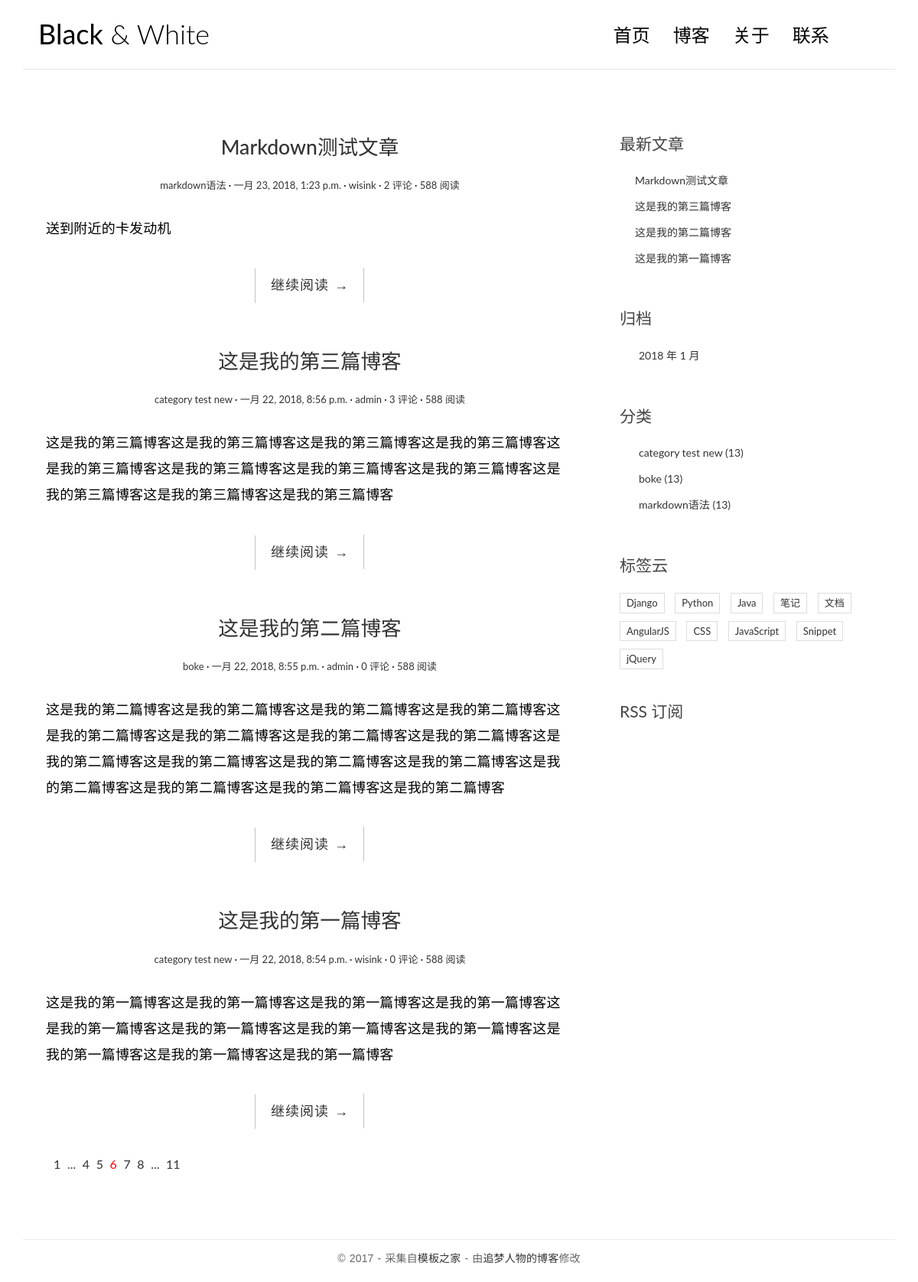
The page / on the database its author committed.
### blog/models.py (models this page shows, shortened)
@python_2_unicode_compatible
class Post(models.Model):
    title = models.CharField(max_length = 70)
    body = models.TextField()
    created_time = models.DateTimeField()
    modified_time = models.DateTimeField()
    excerpt = models.CharField(max_length = 200, blank = True)
    category = models.ForeignKey(Category, on_delete=models.CASCADE)
    tags = models.ManyToManyField(Tag, blank = True)
    author = models.ForeignKey(User, on_delete=models.CASCADE)
    def get_absolute_url(self):
        return reverse('blog:post_detail', kwargs = {'pk': self.pk})
    class Meta:
    	ordering = ['-created_time', 'title']

@python_2_unicode_compatible
class Category(models.Model):
    name = models.CharField(max_length = 100)
    def __str__(self):
        return self.name

### blog/views.py (the view)
# urls.py: url(r'^$', views.index, name = 'index'),
def index(request):
    post_list = Post.objects.all()
    return render(request, 'blog/index.html', context = {
        'post_list': post_list
        })

### blog/templatetags/blog_tags.py (called while the page is built)
@register.simple_tag
def get_recent_posts(num = 5):
    return Post.objects.all().order_by('-created_time')[:num]

@register.simple_tag
def archives():
    return Post.objects.dates('created_time', 'month', order = 'DESC')

@register.simple_tag
def get_categories():
    return Category.objects.all()

### templates/blog/index.html
{% extends 'base.html' %}
    {% block main %}
        {% for post in post_list %}
            <article class="post post-{{ post.pk }}">
                <header class="entry-header">
                    <h1 class="entry-title">
                        <a href="{{ post.get_absolute_url }}">{{ post.title }}</a>
                    </h1>
                    <div class="entry-meta">
                        <span class="post-category"><a href="{% url 'blog:category' post.category.pk %}">{{ post.category }}</a></span>
                        <span class="post-date"><a href="{% url 'blog:archives' post.created_time.year post.created_time.month %}"><time class="entry-date"
                                                                      datetime="2012-11-09T23:15:57+00:00">{{ post.created_time }}</time></a></span>
                        <span class="post-author"><a href="{% url 'blog:author' post.author %}">{{ post.author }}</a></span>
                        <span class="comments-link"><a href="{% url 'comments:post_comment' post.pk %}#comment_list">{{ post.comment_set.count }} 评论</a></span>
                        <span class="views-count"><a href="#">588 阅读</a></span>
                    </div>
                </header>
                <div class="entry-content clearfix">
                    <p>{{ post.excerpt }}</p>
                    <div class="read-more cl-effect-14">
                        <a href="{{ post.get_absolute_url }}" class="more-link">继续阅读 <span class="meta-nav">→</span></a>
                    </div>
                </div>
            </article>
        {% empty %}
            <div class="no-post">暂时还没有发布的文章！</div>
        {% endfor %}
        <div class="pagination">
            <ul>
                <li><a href="">1</a></li>
                <li><a href="">...</a></li>
                <li><a href="">4</a></li>
                <li><a href="">5</a></li>
                <li class="current"><a href="">6</a></li>
                <li><a href="">7</a></li>
                <li><a href="">8</a></li>
                <li><a href="">...</a></li>
                <li><a href="">11</a></li>
            </ul>
        </div>
    {% endblock main %}

### templates/base.html (shortened to what this page needs)
{% load staticfiles %}
{% load blog_tags %}
<!DOCTYPE html>
<html>
<head>
    <link rel="stylesheet" href="{% static 'blog/css/bootstrap.min.css' %}">
    <link rel="stylesheet" href="http://code.ionicframework.com/ionicons/2.0.1/css/ionicons.min.css">
    <link rel="stylesheet" href="{% static 'blog/css/pace.css' %}">
    <link rel="stylesheet" href="{% static 'blog/css/custom.css' %}">
    <link rel="stylesheet" href="{% static 'blog/css/highlights/github.css' %}">
</head>
<body>
<div class="container">
    <header id="site-header">
        <div class="row">
            <div class="col-md-4 col-sm-5 col-xs-8">
                <div class="logo">
                    <h1><a href="{% url 'blog:index' %}"><b>Black</b> &amp; White</a></h1>
                </div>
            </div>
            <div class="col-md-8 col-sm-7 col-xs-4">
                <nav class="main-nav" role="navigation">
                    <div class="collapse navbar-collapse" id="bs-example-navbar-collapse-1">
                        <ul class="nav navbar-nav navbar-right">
                            <li class="cl-effect-11"><a href="{% url 'blog:index' %}" data-hover="首页">首页</a></li>
                            <li class="cl-effect-11"><a href="{% url 'blog:index' %}" data-hover="博客">博客</a></li>
                            <li class="cl-effect-11"><a href="{% url 'blog:index' %}" data-hover="关于">关于</a></li>
                            <li class="cl-effect-11"><a href="{% url 'blog:index' %}" data-hover="联系">联系</a></li>
                        </ul>
                    </div>
                </nav>
            </div>
        </div>
    </header>
</div>
<div class="content-body">
    <div class="container">
        <div class="row">
            <main class="col-md-8">
                {% block main %}
                {% endblock main %}
            </main>
            <aside class="col-md-4">
                <div class="widget widget-recent-posts">
                    <h3 class="widget-title">最新文章</h3>
                    {% get_recent_posts as recent_post_list %}
                    <ul>
                        {% for post in recent_post_list %}
                        <li>
                            <a href="{{ post.get_absolute_url }}">{{ post.title }}</a>
                        </li>
                        {% empty %}
                        暂无文章！
                        {% endfor %}
                    </ul>
                </div>
                <div class="widget widget-archives">
                    <h3 class="widget-title">归档</h3>
                    {% archives as date_list %}
                    <ul>
                        {%for date in date_list %}
                        <li>
                            <a href="{% url 'blog:archives' date.year date.month %}">{{ date.year }} 年 {{ date.month }} 月</a>
                        </li>
                        {% empty %}
                        暂无归档！
                        {% endfor %}
                    </ul>
                </div>
                <div class="widget widget-category">
                    <h3 class="widget-title">分类</h3>
                    {% get_categories as category_list %}
                    <ul>
                        {% for category in category_list %}
                        <li>
                            <a href="{% url 'blog:category' category.pk %}">{{ category.name }} <span class="post-count">(13)</span></a>
                        </li>
                        {% empty %}
                        暂无分类！
                        {% endfor %}
                    </ul>
                </div>
                <div class="widget widget-tag-cloud">
                    <h3 class="widget-title">标签云</h3>
                    <ul>
                        <li>
                            <a href="#">Django</a>
                        </li>
                        <li>
                            <a href="#">Python</a>
                        </li>
                        <li>
                            <a href="#">Java</a>
                        </li>
                        <li>
                            <a href="#">笔记</a>
                        </li>
                        <li>
                            <a href="#">文档</a>
                        </li>
                        <li>
                            <a href="#">AngularJS</a>
                        </li>
                        <li>
                            <a href="#">CSS</a>
                        </li>
                        <li>
                            <a href="#">JavaScript</a>
                        </li>
                        <li>
                            <a href="#">Snippet</a>
                        </li>
                        <li>
                            <a href="#">jQuery</a>
                        </li>
                    </ul>
                </div>
                <div class="rss">
                    <a href=""> RSS 订阅</a>
                </div>
            </aside>
        </div>
    </div>
</div>
<footer id="site-footer">
    <div class="container">
        <div class="row">
            <div class="col-md-12">
                <p class="copyright">&copy 2017 - 采集自<a href="http://www.cssmoban.com/"
                                                        target="_blank" title="模板之家">模板之家</a>
                    - 由<a href="http://zmrenwu.com/" title="网页模板" target="_blank">追梦人物的博客</a>修改
                </p>
            </div>
        </div>
    </div>
</footer>
</body>
</html>

### blog/static/blog/css/custom.css (style rules this page uses)
* { outline: none; }
h1, h2, h3, h4, h5, h6 { margin-top: 0; }
b { font-weight: 400; }
a { color: #333; }
body { color: #444; font-family: 'Lato', sans-serif; }
p { font-family: 'Ubuntu', sans-serif; font-weight: 400; word-spacing: 1px; letter-spacing: 0.01em; }
#site-header { background-color: #FFF; padding: 25px 20px; margin-bottom: 40px; border-bottom: 1px solid #e7e7e7; }
.logo h1 a { color: #000; }
.logo h1 { margin: 0; font-family: 'Lato', sans-serif; font-weight: 300; }
.main-nav { margin-top: 11px; max-width: 95%; }
.main-nav a { color: #000000 !important; padding: 0 0 5px 0 !important; margin-right: 30px; font-family: 'Lato', sans-serif; font-weight: 300; font-size: 24px; }
.cl-effect-11 a { padding: 10px 0; color: #0972b4; text-shadow: none; }
.cl-effect-11 a::before { position: absolute; top: 0; left: 0; overflow: hidden; padding: 0 0 5px 0 !important; max-width: 0; border-bottom: 1px solid #000; color: #000; content: attr(data-hover); white-space: nowrap; -webkit-transition: max-width 0.5s; -moz-transition: max-width 0.5s; transition: max-width 0.5s; }
.content-body { padding-bottom: 4em; }
.post { background: #fff; padding: 30px 30px 0; }
.entry-title { text-align: center; font-size: 1.9em; margin-bottom: 20px; line-height: 1.6; padding: 10px 20px 0; }
.entry-meta { text-align: center; color: #DDDDDD; font-size: 13px; margin-bottom: 30px; }
.entry-content { font-size: 18px; line-height: 1.9; font-weight: 300; color: #000; }
.post-category::after, .post-date::after, .post-author::after, .comments-link::after { content: ' ·'; color: #000; }
.read-more { font-family: 'Ubuntu', sans-serif; font-weight: 400; word-spacing: 1px; letter-spacing: 0.01em; text-align: center; margin-top: 20px; }
.cl-effect-14 a { padding: 0 20px; height: 45px; line-height: 45px; position: relative; display: inline-block; margin: 15px 25px; letter-spacing: 1px; font-weight: 400; text-shadow: 0 0 1px rgba(255, 255, 255, 0.3); }
.cl-effect-14 a::before, .cl-effect-14 a::after { position: absolute; width: 45px; height: 1px; background: #C3C3C3; content: ''; -webkit-transition: all 0.3s; -moz-transition: all 0.3s; transition: all 0.3s; pointer-events: none; }
.cl-effect-14 a::before { top: 0; left: 0; -webkit-transform: rotate(90deg); -moz-transform: rotate(90deg); transform: rotate(90deg); -webkit-transform-origin: 0 0; -moz-transform-origin: 0 0; transform-origin: 0 0; }
.cl-effect-14 a::after { right: 0; bottom: 0; -webkit-transform: rotate(90deg); -moz-transform: rotate(90deg); transform: rotate(90deg); -webkit-transform-origin: 100% 0; -moz-transform-origin: 100% 0; transform-origin: 100% 0; }
.widget { background: #fff; padding: 30px 0 0; }
.widget-title { font-size: 1.5em; margin-bottom: 20px; line-height: 1.6; padding: 10px 0 0; font-weight: 400; }
.widget-recent-posts ul { padding: 0; margin: 0; padding-left: 20px; }
.widget-recent-posts ul li { list-style-type: none; position: relative; line-height: 170%; margin-bottom: 10px; }
.widget-recent-posts ul li::before { content: '\f3d3'; font-family: "Ionicons"; position: absolute; left: -17px; top: 3px; font-size: 16px; color: #000; }
.widget-archives ul { padding: 0; margin: 0; padding-left: 25px; }
.widget-archives ul li { list-style-type: none; position: relative; line-height: 170%; margin-bottom: 10px; }
.widget-archives ul li::before { content: '\f3f3'; font-family: "Ionicons"; position: absolute; left: -25px; top: 1px; font-size: 16px; color: #000; }
.widget-category ul { padding: 0; margin: 0; padding-left: 25px; }
.widget-category ul li { list-style-type: none; position: relative; line-height: 170%; margin-bottom: 10px; }
.widget-category ul li::before { content: '\f3fe'; font-family: "Ionicons"; position: absolute; left: -25px; top: 1px; font-size: 18px; color: #000; }
.widget-tag-cloud ul { padding: 0; margin: 0; margin-right: -10px; }
.widget-tag-cloud ul li { list-style-type: none; font-size: 13px; display: inline-block; margin-right: 10px; margin-bottom: 10px; padding: 3px 8px; border: 1px solid #ddd; }
.rss { font-size: 21px; margin-top: 30px; }
.rss a { color: #444; }
#site-footer { padding-top: 10px; padding: 0 0 1.5em 0; }
.copyright { text-align: center; padding-top: 1em; margin: 0; border-top: 1px solid #eee; color: #666; }
.pagination ul { list-style: none; }
.pagination ul li { display: inline-block; font-size: 16px; margin-right: 5px; }
.current a { color: red; }

### rows shown on the page
Post: title "Markdown测试文章", category "markdown语法", created_time "一月 23, 2018, 1:23 p.m.", author "wisink", comment_set.count "2", excerpt "送到附近的卡发动机"
Post: title "这是我的第三篇博客", category "category test new", created_time "一月 22, 2018, 8:56 p.m.", author "admin", comment_set.count "3", excerpt "这是我的第三篇博客这是我的第三篇博客这是我的第三篇博客这是我的第三篇博客这是我的第三篇博客这是我的第三篇博客这是我的第三篇博客这是我的第三篇博客这是我的第三篇博客这是我的第三篇博客这是我的第三篇博客"
Post: title "这是我的第二篇博客", category "boke", created_time "一月 22, 2018, 8:55 p.m.", author "admin", comment_set.count "0", excerpt "这是我的第二篇博客这是我的第二篇博客这是我的第二篇博客这是我的第二篇博客这是我的第二篇博客这是我的第二篇博客这是我的第二篇博客这是我的第二篇博客这是我的第二篇博客这是我的第二篇博客这是我的第二篇博客这是我的第二篇博客这是我的第二篇博客这是我的第二篇博客这是我的第二篇博客这是我的第二篇博客"
Post: title "这是我的第一篇博客", category "category test new", created_time "一月 22, 2018, 8:54 p.m.", author "wisink", comment_set.count "0", excerpt "这是我的第一篇博客这是我的第一篇博客这是我的第一篇博客这是我的第一篇博客这是我的第一篇博客这是我的第一篇博客这是我的第一篇博客这是我的第一篇博客这是我的第一篇博客这是我的第一篇博客这是我的第一篇博客"
Category: name "category test new"
Category: name "boke"
Category: name "markdown语法"

### other values the page prints
{{ date.year }} "2018"
{{ date.month }} "1"
